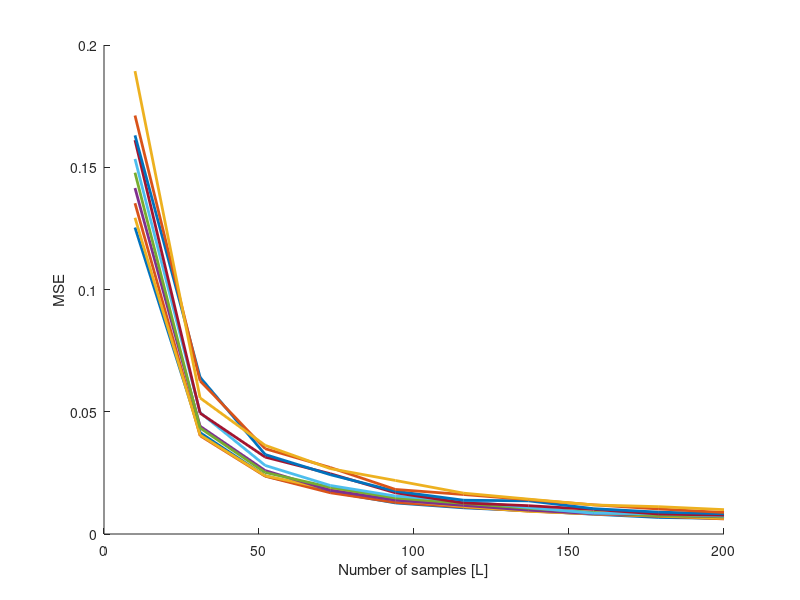
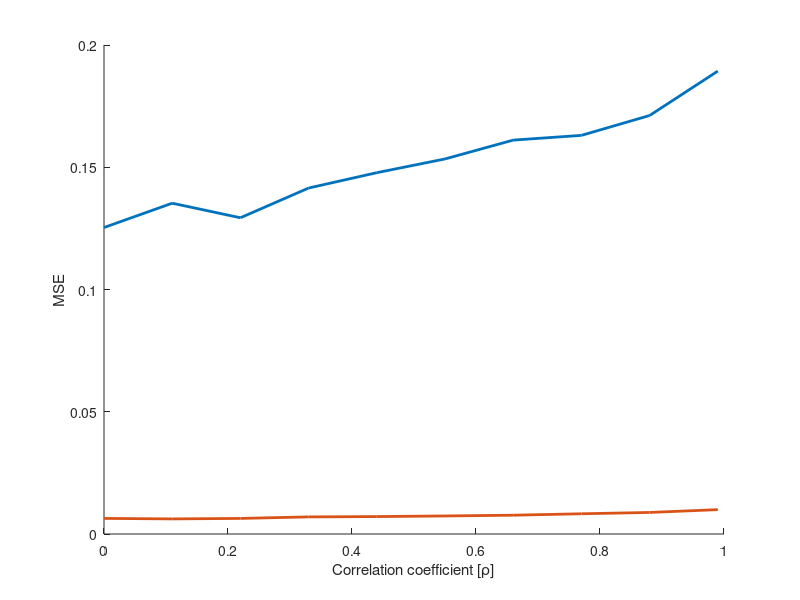

These figures' MATLAB source, in order: (Note: this script raises an error after producing the figures.)
% ADSP - HW1
% Ugur Ozcan

clear all
clc

%% 1.1 Noise Generation

N = 4;
L = round(linspace(10,200,10));
rho = linspace(0,0.99,10);

% rhoyu düzelt
for i = 1 : length(rho)
    for j = 1 : length(L)
        for mc = 1 : 500
            Cw = toeplitz([1, rho(i)*ones(1,N-1)]);
            w = sqrtm(Cw) * randn(N, L(j));
            Cw_est = (w * w') / L(j);
            errC = (Cw - Cw_est).^2;
            mse(i,j,mc) = mean(errC(:));
        end
    end
end

figure; hold on
plot(L, mean(mse,3).', 'LineWidth', 2)
xlabel('Number of samples [L]');
ylabel('MSE');


figure; hold on
plot(rho, mean(mse(:,[1, 10],:),3), 'LineWidth', 2)
xlabel('Correlation coefficient [\rho]');
ylabel('MSE');

% %% 
% clear
% 
% 
% N = 5;
% SNRdb = -10:2:30;
% %Q = linspace(1, 50, N);
% Q = 10;
% alpha = linspace(0, .99, N);
% beta = 0.9;
% M = 4;
% 
% bits = randi(2,1,1e3)-1;
% training_bits = bits(1:Q);
% 
% SNR = db2pow(SNRdb);
% 
% Cw = toeplitz([1, 0*ones(1,M-1)]);
% W= sqrtm(Cw) * randn(M, Q);
% 
% for i=1:M
%     for j=1:M
%         for n=1:N
%             H(i,j) = alpha(n)^(abs(i-j))*beta;
%         end
%     end
% end
%%
% 
% Q = linspace(10, 50, N);
% 
% for q = Q
%     for it = 100
%         X = randi(2,M,q)-1;
%         h = H(:);
%         w = reshape(W',[numel(W) 1]);
%         X_bp = kron(eye(4),X');
%         
%         y = X_bp*h + w;
%         
%         h_hat_mle = (X_bp'*(Cw\X_bp))\(X_bp'*(Cw\y));
%         err_mle(Q,it) = mean((h_hat_mle - h).^2);
%     end
% end
% 
% err = mean(err_mle);

%% 
clear
clc


N = 5;
SNRdb = -10:2:30;
alpha = linspace(0, .99, N);
Q = linspace(10, 50, 5);
beta = 0.9;
M = 4;
rho = 0.15;
K = 1;

SNR = 10.^(SNRdb/10);


for i=1:M
    for j=1:M
        for a=1:length(alpha)
            for k=1:K
                H{a}(i,j,k) = alpha(a)^(abs(i-j))*beta^(k);
            end
        end
    end
end



for input=1:M       
    for output=1:M  
        C(output,input)=rho^(abs(output-input));
    end
end


for r = 1:length(rho)
    for q = 1:length(Q)
        CW{r,q} = toeplitz([1, zeros(1,Q(q)-1), rho(r), zeros(1,Q(q)-1), rho(r)^2, zeros(1,Q(q)-1), rho(r)^3, zeros(1,Q(q)-1)]);
    end
end

for s = 1:length(SNR)
    for a = 1:length(alpha)
        for q = 1:length(Q)
            for it = 1:10
    %           X = 2*randi([0,1],M,Q(q))-1;
                X = sqrt(SNR(s)).*randn(M,Q(q));
    %           X = sqrt(SNR(s)).*X;
                h = H{a}(:);
                W = sqrtm(C) * randn(M, Q(q));
                w = reshape(W',[numel(W) 1]);
                X_bp = kron(eye(4),X');
                
                y = X_bp*h + w;
                
                h_hat_mle = (X_bp'*(CW{1,q}\X_bp))\(X_bp'*(CW{1,q}\y));
                err_mle(q,s,a,it) = nanmean((h_hat_mle - h).^2);
    
    %           crb_mat{s,q} =  inv(X_bp'*inv(CW{1,q})*X_bp);
                crb_mat{q,s,a} =  inv(X_bp'*X_bp);
    
                CRB(q,s,a,it) = trace(crb_mat{q,s,a})/length(crb_mat{q,s,a});
            end
        end
    end
end
% err = sum(err_mle,3)/numel(err_mle(1,1,:));
err = nanmean(err_mle,4);
CRB2 = nanmean(CRB,4);

for q = 1:length(Q)
    CRBa(q,:)=10.^(-SNRdb/10)/Q(q);
end

%%

loglog(SNR,err(:,:,1))
hold on
%loglog(SNR,CRB2,"DisplayName","CRB")
loglog(SNR,CRBa,"DisplayName","CRBa")

%%
loglog(SNR,reshape(err(5,:,:),21,5))
hold on
%loglog(SNR,CRB2,"DisplayName","CRB")
% loglog(SNR,CRBa,"DisplayName","CRBa")


%%

N = size(X',1);
M = size(X',2);
k=3

X_conv = zeros(N+k, k*M );
for i = 1 : k
    X_conv( i : i+N-1, (i-1)*M+1 : i*M  ) = X';
end
